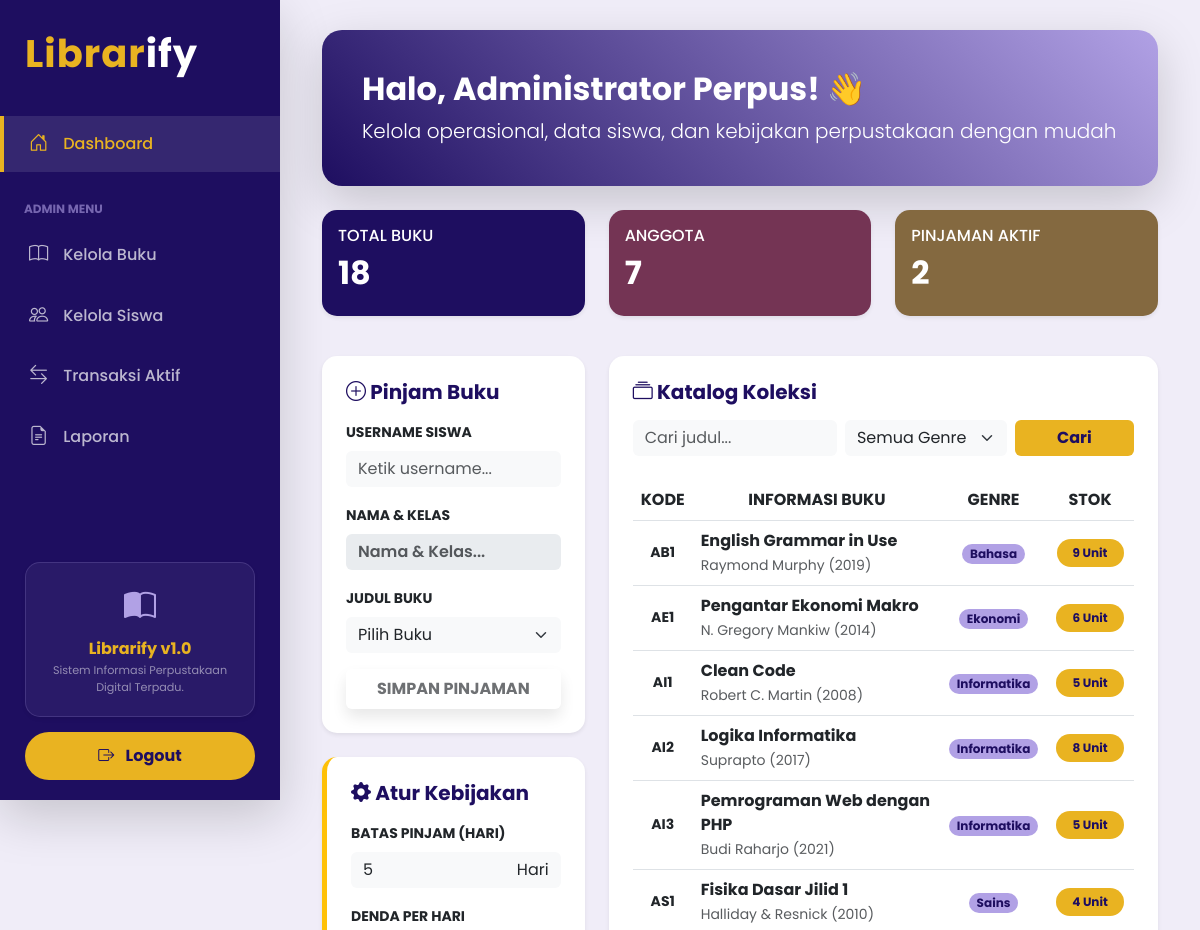
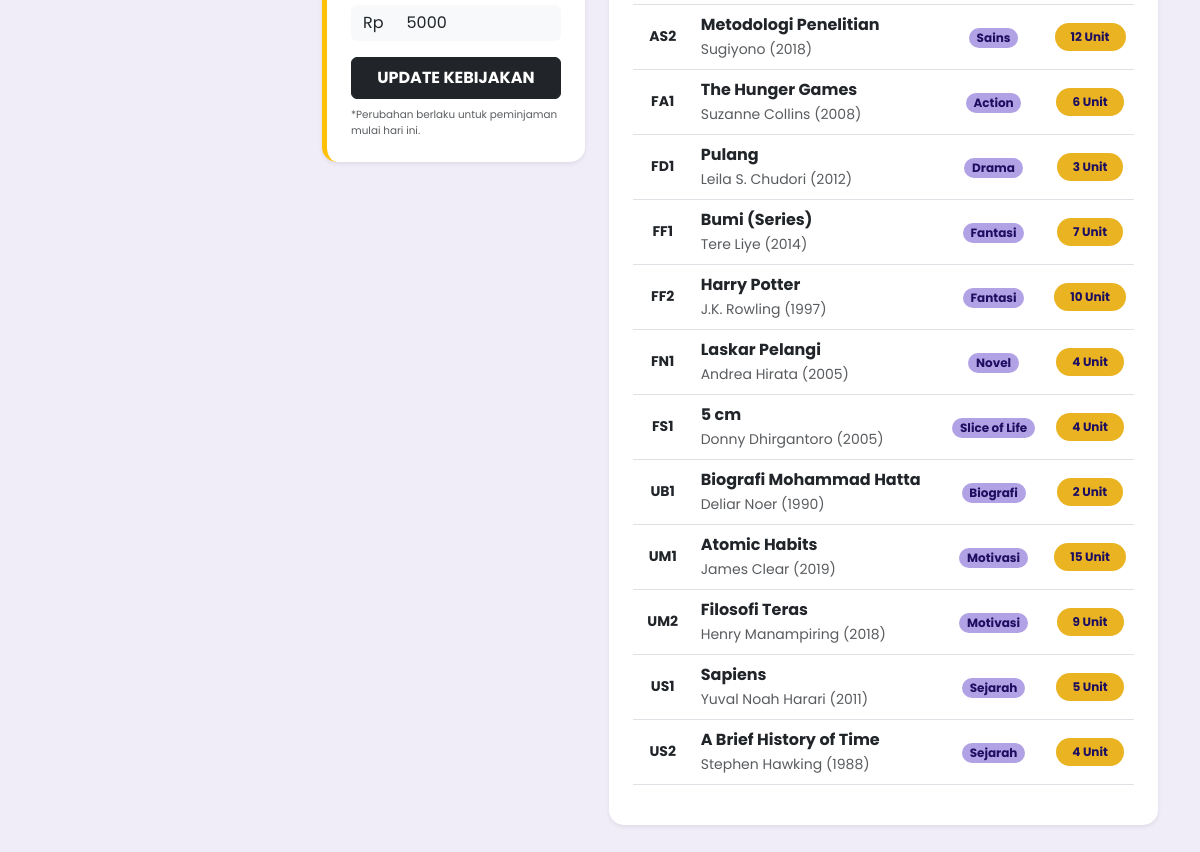
/index.php (signed in), run on the app's committed database (2 pictures, top to bottom).
### tables this page shows
CREATE TABLE `pengaturan` (
  `id` int(11) NOT NULL,
  `batas_hari_pinjam` int(11) NOT NULL,
  `denda_per_hari` int(11) NOT NULL
);

CREATE TABLE `buku` (
  `id_buku` varchar(20) NOT NULL,
  `judul` varchar(150) NOT NULL,
  `genre` varchar(50) NOT NULL,
  `pengarang` varchar(100) NOT NULL,
  `penerbit` varchar(100) NOT NULL,
  `tahun_terbit` varchar(4) NOT NULL,
  `stok` int(11) NOT NULL
);

### index.php (the view, shortened to what this page needs)
<?php
$level = isset($_SESSION['level']) ? $_SESSION['level'] : '';
$nama_user = $_SESSION['nama'];
include 'koneksi.php';
$set = mysqli_fetch_assoc(mysqli_query($conn, "SELECT * FROM pengaturan WHERE id = 1"));
$keyword = isset($_GET['cari']) ? mysqli_real_escape_string($conn, $_GET['cari']) : '';
$sql_katalog = "SELECT * FROM buku WHERE 1=1";
$sql_katalog .= " ORDER BY id_buku ASC";
$res = mysqli_query($conn, $sql_katalog);
if ($level == 'admin') {
    $total_buku = mysqli_fetch_assoc(mysqli_query($conn, "SELECT COUNT(*) as total FROM buku"))['total'];
    $total_siswa = mysqli_fetch_assoc(mysqli_query($conn, "SELECT COUNT(*) as total FROM anggota"))['total'];
    $pinjam_aktif = mysqli_fetch_assoc(mysqli_query($conn, "SELECT COUNT(*) as total FROM peminjaman WHERE status='pinjam'"))['total'];
} else {
    $pinjam_saya_res = mysqli_query($conn, "SELECT COUNT(*) as total FROM peminjaman JOIN anggota ON peminjaman.id_anggota = anggota.id_anggota WHERE anggota.nama = '$nama_user' AND status='pinjam'");
    $pinjam_saya = mysqli_fetch_assoc($pinjam_saya_res)['total'];
}
?>
<!DOCTYPE html>
<html lang="id">
<head>
    <link rel="stylesheet" href="https://cdn.jsdelivr.net/npm/bootstrap@5.3.0/dist/css/bootstrap.min.css">
    <link rel="stylesheet" href="https://cdn.jsdelivr.net/npm/bootstrap-icons@1.11.0/font/bootstrap-icons.css">
</head>
<body>
    <?php include 'menu.php'; ?>
    <div class="container pb-5">
        <div class="welcome-section shadow-lg mb-4">
            <h2 class="fw-bold">Halo, <?= $nama_user; ?>! 👋</h2>
            <p class="lead mb-0">
                <?php if ($_SESSION['level'] == 'admin') : ?>
                    Kelola operasional, data siswa, dan kebijakan perpustakaan dengan mudah
                <?php else : ?>
                    Jajaki dunia literasi dan temukan buku favoritmu di Librarify~
                <?php endif; ?>
            </p>
        </div>
        <div class="row mb-4">
            <?php if ($level == 'admin') : ?>
                <div class="col-md-4">
                    <div class="card p-3 shadow-sm mb-3 text-white" style="background-color: #1e0e60;">
                        <h6>TOTAL BUKU</h6>
                        <h2 class="fw-bold"><?= $total_buku; ?></h2>
                    </div>
                </div>
                <div class="col-md-4">
                    <div class="card p-3 shadow-sm mb-3 text-white" style="background-color: #743454;">
                        <h6>ANGGOTA</h6>
                        <h2 class="fw-bold"><?= $total_siswa; ?></h2>
                    </div>
                </div>
                <div class="col-md-4">
                    <div class="card p-3 shadow-sm mb-3 text-white" style="background-color: #846940;">
                        <h6>PINJAMAN AKTIF</h6>
                        <h2 class="fw-bold"><?= $pinjam_aktif; ?></h2>
                    </div>
                </div>
            <?php endif; ?>
        </div>
        <div class="row align-items-start">
            <?php if ($level == 'admin') : ?>
                <div class="col-md-4">
                    <div class="card shadow-sm p-4 mb-4">
                        <h5 class="fw-bold mb-3" style="color: #1e0e60;"><i class="bi bi-plus-circle"></i> Pinjam Buku</h5>
                        <form action="proses_pinjam.php" method="POST">
                            <div class="mb-3">
                                <label class="form-label small fw-bold">USERNAME SISWA</label>
                                <input type="text" id="input_username" class="form-control border-0 bg-light" placeholder="Ketik username..." required autocomplete="off">
                            </div>
                            <div class="mb-3">
                                <label class="form-label small fw-bold">NAMA & KELAS</label>
                                <input type="text" id="display_nama" class="form-control border-0 input-readonly" placeholder="Nama & Kelas..." readonly>
                            </div>
                            <div class="mb-3">
                                <label class="form-label small fw-bold">JUDUL BUKU</label>
                                <select name="id_buku" class="form-select bg-light border-0" required>
                                    <option value=""> Pilih Buku </option>
                                </select>
                            </div>
                            <button type="submit" id="btn_submit" class="btn btn-custom w-100 py-2 shadow" disabled>SIMPAN PINJAMAN</button>
                        </form>
                    </div>
                    <div class="card shadow-sm p-4 border-start border-warning border-5">
                        <h5 class="fw-bold mb-3" style="color: #1e0e60;"><i class="bi bi-gear-fill"></i> Atur Kebijakan</h5>
                        <form action="" method="POST">
                            <div class="mb-3">
                                <label class="form-label small fw-bold">BATAS PINJAM (HARI)</label>
                                <div class="input-group">
                                    <input type="number" name="batas_hari_pinjam" class="form-control bg-light border-0" value="<?= $set['batas_hari_pinjam']; ?>" required>
                                    <span class="input-group-text border-0 bg-light small">Hari</span>
                                </div>
                            </div>
                            <div class="mb-3">
                                <label class="form-label small fw-bold">DENDA PER HARI</label>
                                <div class="input-group">
                                    <span class="input-group-text border-0 bg-light small">Rp</span>
                                    <input type="number" name="denda_per_hari" class="form-control bg-light border-0" value="<?= $set['denda_per_hari']; ?>" required>
                                </div>
                            </div>
                            <button type="submit" name="update_setting" class="btn btn-dark w-100 py-2 small fw-bold text-uppercase">Update Kebijakan</button>
                            <div class="mt-2 text-muted" style="font-size: 0.65rem;">*Perubahan berlaku untuk peminjaman mulai hari ini.</div>
                        </form>
                    </div>
                </div>
            <?php endif; ?>
            <div class="<?= ($level == 'admin') ? 'col-md-8' : 'col-md-12'; ?>">
                <div class="card shadow-sm p-4">
                    <div class="mb-4">
                        <h5 class="fw-bold" style="color: #1e0e60;"><i class="bi bi-collection"></i> Katalog Koleksi</h5>
                        <form method="GET" class="row g-2 mt-2">
                            <div class="col-md-5"><input type="text" name="cari" class="form-control border-0 bg-light" placeholder="Cari judul..." value="<?= htmlspecialchars($keyword); ?>"></div>
                            <div class="col-md-4">
                                <select name="genre" class="form-select border-0 bg-light">
                                    <option value="">Semua Genre</option>
                                </select>
                            </div>
                            <div class="col-md-3"><button type="submit" class="btn btn-custom w-100">Cari</button></div>
                        </form>
                    </div>
                    <div class="table-responsive">
                        <table class="table table-hover align-middle">
                            <thead class="text-center" style="background-color: #1e0e60; color: white;">
                                <tr>
                                    <th>KODE</th>
                                    <th>INFORMASI BUKU</th>
                                    <th>GENRE</th>
                                    <th>STOK</th>
                                </tr>
                            </thead>
                            <tbody>
                                <?php
                                if (mysqli_num_rows($res) > 0) :
                                    while ($row = mysqli_fetch_assoc($res)) :
                                        $badge = ($row['stok'] > 0) ? 'background-color: #e9b321; color: #1e0e60;' : 'background-color: #743454; color: white;';
                                ?>
                                        <tr>
                                            <td class="text-center small fw-bold text-violet"><?= $row['id_buku']; ?></td>
                                            <td>
                                                <div class="fw-bold"><?= $row['judul']; ?></div><small class="text-muted"><?= $row['pengarang']; ?> (<?= $row['tahun_terbit']; ?>)</small>
                                            </td>
                                            <td class="text-center"><span class="badge rounded-pill" style="background-color: #b1a1e5; color: #1e0e60;"><?= $row['genre']; ?></span></td>
                                            <td class="text-center"><span class="badge rounded-pill px-3 py-2" style="<?= $badge ?>"><?= $row['stok']; ?> Unit</span></td>
                                        </tr>
                                    <?php
                                    endwhile;
                                endif; ?>
                            </tbody>
                        </table>
                    </div>
                </div>
            </div>
</body>
</html>

### menu.php (shortened to what this page needs)
<?php
$current_page = basename($_SERVER['PHP_SELF']);
?>
<div class="sidebar shadow-lg">
    <div class="sidebar-brand text-center text-md-start">
        <span style="color: #e9b321;">Librar</span>ify
    </div>
    <div class="sidebar-nav-container nav flex-column mt-2">
        <a class="nav-link <?= ($current_page == 'index.php') ? 'active' : ''; ?>" href="index.php">
            <i class="bi bi-house-door"></i> Dashboard
        </a>
        <?php if ($_SESSION['level'] == 'admin') : ?>
            <div class="small fw-bold text-uppercase px-4 mt-4 mb-2" style="color: #b1a1e5; opacity: 0.6; font-size: 0.75rem;">Admin Menu</div>
            <a class="nav-link <?= ($current_page == 'buku.php') ? 'active' : ''; ?>" href="buku.php">
                <i class="bi bi-book"></i> Kelola Buku
            </a>
            <a class="nav-link <?= ($current_page == 'tambah_anggota.php') ? 'active' : ''; ?>" href="tambah_anggota.php">
                <i class="bi bi-people"></i> Kelola Siswa
            </a>
            <a class="nav-link <?= ($current_page == 'data_pinjam.php') ? 'active' : ''; ?>" href="data_pinjam.php">
                <i class="bi bi-arrow-left-right"></i> Transaksi Aktif
            </a>
            <a class="nav-link <?= ($current_page == 'laporan.php') ? 'active' : ''; ?>" href="laporan.php">
                <i class="bi bi-file-earmark-text"></i> Laporan
            </a>
        <?php endif; ?>
    </div>
    <div class="sidebar-bottom">
        <div class="sidebar-info-card shadow-sm">
            <div class="mb-2">
                <i class="bi bi-book-half" style="font-size: 2rem; color: #b1a1e5;"></i>
            </div>
            <h6 class="fw-bold mb-1" style="color: #e9b321;">Librarify v1.0</h6>
            <p class="small text-white-50 mb-0" style="font-size: 0.7rem;">Sistem Informasi Perpustakaan Digital Terpadu.</p>
        </div>
        <a class="btn btn-logout-sidebar rounded-pill d-block text-center" href="logout.php" onclick="konfirmasiLogout(event, this.href)">
            <i class="bi bi-box-arrow-right me-2"></i> Logout
        </a>
    </div>
</div>
<div class="main-content">
    <link rel="stylesheet" href="https://cdn.jsdelivr.net/npm/bootstrap-icons@1.11.0/font/bootstrap-icons.css">

### index.php (style rules this page uses)
body { font-family: 'Poppins', sans-serif; background-color: #f0edf8; }
.welcome-section { background: linear-gradient(45deg, #1e0e60, #b1a1e5); color: white; padding: 40px; border-radius: 20px; }
.card { border: none; border-radius: 15px; }
.btn-custom { background-color: #e9b321; color: #1e0e60; font-weight: bold; border: none; }
.input-readonly { background-color: #e9ecef !important; font-weight: 600; color: #1e0e60; }

### menu.php (style rules this page uses)
body { display: flex; min-height: 100vh; overflow-x: hidden; }
.sidebar { width: 280px; background-color: #1e0e60; color: white; position: fixed; height: 100vh; left: 0; top: 0; z-index: 1000; padding-top: 25px; transition: all 0.3s; display: flex; flex-direction: column; }
.sidebar-brand { padding: 0 25px 25px; font-size: 2.4rem; font-weight: bold; letter-spacing: 1px; }
.sidebar-nav-container { overflow-y: auto; scrollbar-width: none; -ms-overflow-style: none; }
.sidebar .nav-link { color: rgba(255, 255, 255, 0.7); padding: 14px 25px; margin-bottom: 4px; font-weight: 500; display: flex; align-items: center; transition: 0.3s; border-left: 4px solid transparent; }
.sidebar .nav-link i { font-size: 1.2rem; margin-right: 15px; }
.sidebar .nav-link.active { color: #e9b321 !important; background-color: rgba(255, 255, 255, 0.1); border-left: 4px solid #e9b321; }
.sidebar-bottom { margin-top: auto; padding: 20px 25px; }
.sidebar-info-card { background-color: rgba(255, 255, 255, 0.05); border: 1px solid rgba(177, 161, 229, 0.2); border-radius: 15px; padding: 20px 15px; margin-bottom: 15px; text-align: center; }
.btn-logout-sidebar { background-color: #e9b321; color: #1e0e60; border: none; font-weight: bold; width: 100%; padding: 12px; transition: 0.3s; }
.main-content { margin-left: 280px; width: calc(100% - 280px); padding: 30px; }

### data on the page
pengaturan: batas_hari_pinjam "5", denda_per_hari "5000"
buku: id_buku "AB1", judul "English Grammar in Use", pengarang "Raymond Murphy", tahun_terbit "2019", genre "Bahasa", stok "9"
buku: id_buku "AE1", judul "Pengantar Ekonomi Makro", pengarang "N. Gregory Mankiw", tahun_terbit "2014", genre "Ekonomi", stok "6"
buku: id_buku "AI1", judul "Clean Code", pengarang "Robert C. Martin", tahun_terbit "2008", genre "Informatika", stok "5"
buku: id_buku "AI2", judul "Logika Informatika", pengarang "Suprapto", tahun_terbit "2017", genre "Informatika", stok "8"
buku: id_buku "AI3", judul "Pemrograman Web dengan PHP", pengarang "Budi Raharjo", tahun_terbit "2021", genre "Informatika", stok "5"
buku: id_buku "AS1", judul "Fisika Dasar Jilid 1", pengarang "Halliday & Resnick", tahun_terbit "2010", genre "Sains", stok "4"
buku: id_buku "AS2", judul "Metodologi Penelitian", pengarang "Sugiyono", tahun_terbit "2018", genre "Sains", stok "12"
buku: id_buku "FA1", judul "The Hunger Games", pengarang "Suzanne Collins", tahun_terbit "2008", genre "Action", stok "6"
buku: id_buku "FD1", judul "Pulang", pengarang "Leila S. Chudori", tahun_terbit "2012", genre "Drama", stok "3"
buku: id_buku "FF1", judul "Bumi (Series)", pengarang "Tere Liye", tahun_terbit "2014", genre "Fantasi", stok "7"
buku: id_buku "FF2", judul "Harry Potter", pengarang "J.K. Rowling", tahun_terbit "1997", genre "Fantasi", stok "10"
buku: id_buku "FN1", judul "Laskar Pelangi", pengarang "Andrea Hirata", tahun_terbit "2005", genre "Novel", stok "4"
buku: id_buku "FS1", judul "5 cm", pengarang "Donny Dhirgantoro", tahun_terbit "2005", genre "Slice of Life", stok "4"
buku: id_buku "UB1", judul "Biografi Mohammad Hatta", pengarang "Deliar Noer", tahun_terbit "1990", genre "Biografi", stok "2"
buku: id_buku "UM1", judul "Atomic Habits", pengarang "James Clear", tahun_terbit "2019", genre "Motivasi", stok "15"
buku: id_buku "UM2", judul "Filosofi Teras", pengarang "Henry Manampiring", tahun_terbit "2018", genre "Motivasi", stok "9"
buku: id_buku "US1", judul "Sapiens", pengarang "Yuval Noah Harari", tahun_terbit "2011", genre "Sejarah", stok "5"
buku: id_buku "US2", judul "A Brief History of Time", pengarang "Stephen Hawking", tahun_terbit "1988", genre "Sejarah", stok "4"

### other printed values
$nama_user "Administrator Perpus"
$total_buku "18"
$total_siswa "7"
$pinjam_aktif "2"
